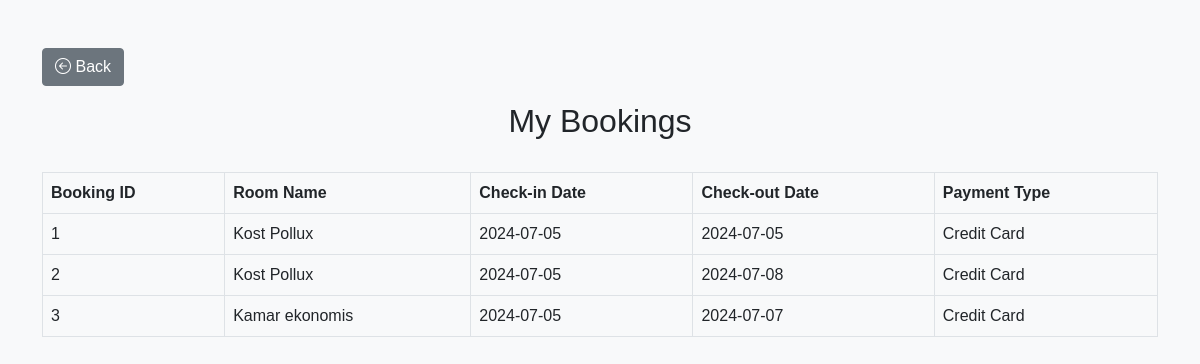
Page /my_bookings.php (signed in) on the committed database.
### tables this page shows
CREATE TABLE `bookings` (
  `id` int(11) NOT NULL,
  `user_id` int(11) NOT NULL,
  `room_id` int(11) NOT NULL,
  `check_in_date` date NOT NULL,
  `check_out_date` date NOT NULL,
  `payment_type` varchar(50) NOT NULL,
  `payment_status` varchar(50) DEFAULT 'Pending'
);

CREATE TABLE `rooms` (
  `id` int(11) NOT NULL,
  `name` varchar(100) NOT NULL,
  `description` text NOT NULL,
  `price` decimal(10,2) NOT NULL,
  `available_rooms` int(11) NOT NULL
);

### my_bookings.php (the view, shortened to what this page needs)
<?php
include 'config.php';
$user_id = $_SESSION['ses_user_id'];
$sql = "SELECT bookings.id, rooms.name AS room_name, bookings.check_in_date, bookings.check_out_date, bookings.payment_type, bookings.payment_status
        FROM bookings
        JOIN rooms ON bookings.room_id = rooms.id
        WHERE bookings.user_id = '$user_id'";
$result = $conn->query($sql);
?>
<!doctype html>
<html lang="en">
<head>
    <link href="https://cdn.jsdelivr.net/npm/bootstrap@5.0.2/dist/css/bootstrap.min.css" rel="stylesheet">
    <link href="https://cdnjs.cloudflare.com/ajax/libs/bootstrap-icons/1.8.1/font/bootstrap-icons.min.css" rel="stylesheet">
    <link rel="stylesheet" href="css/style.css">
</head>
<body>
    <div class="container mt-5">
    <button onclick="history.back()" class="btn btn-secondary mb-3"><i class="bi bi-arrow-left-circle"></i> Back</button><br>
     <center>
     <h2>My Bookings</h2>
     </center><br>
        <?php if ($result->num_rows > 0): ?>
            <table class="table table-bordered">
                <thead>
                    <tr>
                        <th>Booking ID</th>
                        <th>Room Name</th>
                        <th>Check-in Date</th>
                        <th>Check-out Date</th>
                        <th>Payment Type</th>
                    </tr>
                </thead>
                <tbody>
                    <?php while ($row = $result->fetch_assoc()): ?>
                        <tr>
                            <td><?php echo $row['id']; ?></td>
                            <td><?php echo $row['room_name']; ?></td>
                            <td><?php echo $row['check_in_date']; ?></td>
                            <td><?php echo $row['check_out_date']; ?></td>
                            <td><?php echo $row['payment_type']; ?></td>
                        </tr>
                    <?php endwhile; ?>
                </tbody>
            </table>
        <?php else: ?>
            <p>No bookings found.</p>
        <?php endif; ?>
    </div>
</body>
</html>

### css/style.css (style rules this page uses)
:root { --primary-color: #829460; }
body { font-family: 'Poppins', sans-serif; background-color: #DEF5E5; }
* { z-index: 3; }
body { font-family: 'Poppins', sans-serif; background-color: #f8f9fa; }

### rows in the picture
bookings: id "1", room.name "Kost Pollux", check_in_date "2024-07-05", check_out_date "2024-07-05", payment_type "Credit Card"
bookings: id "2", room.name "Kost Pollux", check_in_date "2024-07-05", check_out_date "2024-07-08", payment_type "Credit Card"
bookings: id "3", room.name "Kamar ekonomis", check_in_date "2024-07-05", check_out_date "2024-07-07", payment_type "Credit Card"
